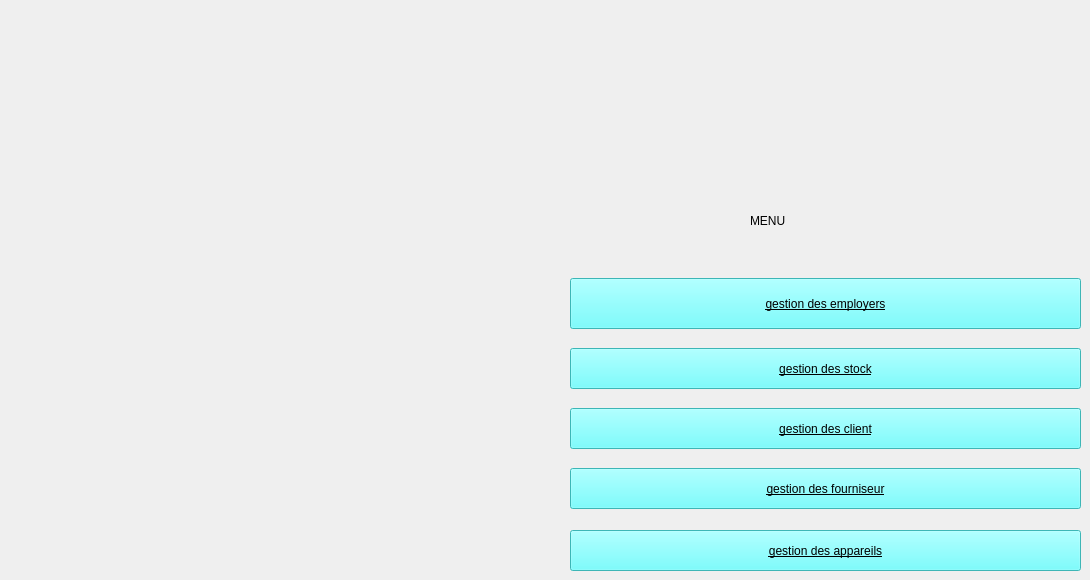
    <widget class="QWidget" name="page">
     <widget class="QToolButton" name="employer">
      <property name="geometry">
       <rect>
        <x>570</x>
        <y>278</y>
        <width>511</width>
        <height>51</height>
       </rect>
      </property>
      <property name="styleSheet">
       <string notr="true">background-color: rgb(85, 255, 255);
font: 9pt &quot;Segoe UI&quot;;
text-decoration: underline;
font: 700 9pt &quot;Segoe UI&quot;;
color: rgb(0, 0, 0);</string>
      </property>
      <property name="text">
       <string>gestion des employers</string>
      </property>
     </widget>
     <widget class="QPushButton" name="stock">
      <property name="geometry">
       <rect>
        <x>570</x>
        <y>348</y>
        <width>511</width>
        <height>41</height>
       </rect>
      </property>
      <property name="styleSheet">
       <string notr="true">background-color: rgb(85, 255, 255);
font: 9pt &quot;Segoe UI&quot;;
text-decoration: underline;
font: 700 9pt &quot;Segoe UI&quot;;
color: rgb(0, 0, 0);</string>
      </property>
      <property name="text">
       <string>gestion des stock</string>
      </property>
     </widget>
     <widget class="QPushButton" name="fourniseur">
      <property name="geometry">
       <rect>
        <x>570</x>
        <y>468</y>
        <width>511</width>
        <height>41</height>
       </rect>
      </property>
      <property name="styleSheet">
       <string notr="true">background-color: rgb(85, 255, 255);
font: 9pt &quot;Segoe UI&quot;;
text-decoration: underline;
font: 700 9pt &quot;Segoe UI&quot;;
color: rgb(0, 0, 0);</string>
      </property>
      <property name="text">
       <string>gestion des fourniseur</string>
      </property>
     </widget>
     <widget class="QPushButton" name="client">
      <property name="geometry">
       <rect>
        <x>570</x>
        <y>408</y>
        <width>511</width>
        <height>41</height>
       </rect>
      </property>
      <property name="styleSheet">
       <string notr="true">background-color: rgb(85, 255, 255);
font: 9pt &quot;Segoe UI&quot;;
text-decoration: underline;
font: 700 9pt &quot;Segoe UI&quot;;
color: rgb(0, 0, 0);</string>
      </property>
      <property name="text">
       <string>gestion des client</string>
      </property>
     </widget>
     <widget class="QPushButton" name="appareils">
      <property name="geometry">
       <rect>
        <x>570</x>
        <y>530</y>
        <width>511</width>
        <height>41</height>
       </rect>
      </property>
      <property name="styleSheet">
       <string notr="true">background-color: rgb(85, 255, 255);
font: 9pt &quot;Segoe UI&quot;;
text-decoration: underline;
font: 700 9pt &quot;Segoe UI&quot;;
color: rgb(0, 0, 0);</string>
      </property>
      <property name="text">
       <string>gestion des appareils</string>
      </property>
     </widget>
     <widget class="QLabel" name="label_7">
      <property name="geometry">
       <rect>
        <x>750</x>
        <y>190</y>
        <width>191</width>
        <height>61</height>
       </rect>
      </property>
      <property name="styleSheet">
       <string notr="true">font: 700 36pt &quot;Segoe UI&quot;;</string>
      </property>
      <property name="text">
       <string>MENU</string>
      </property>
     </widget>
    </widget>
